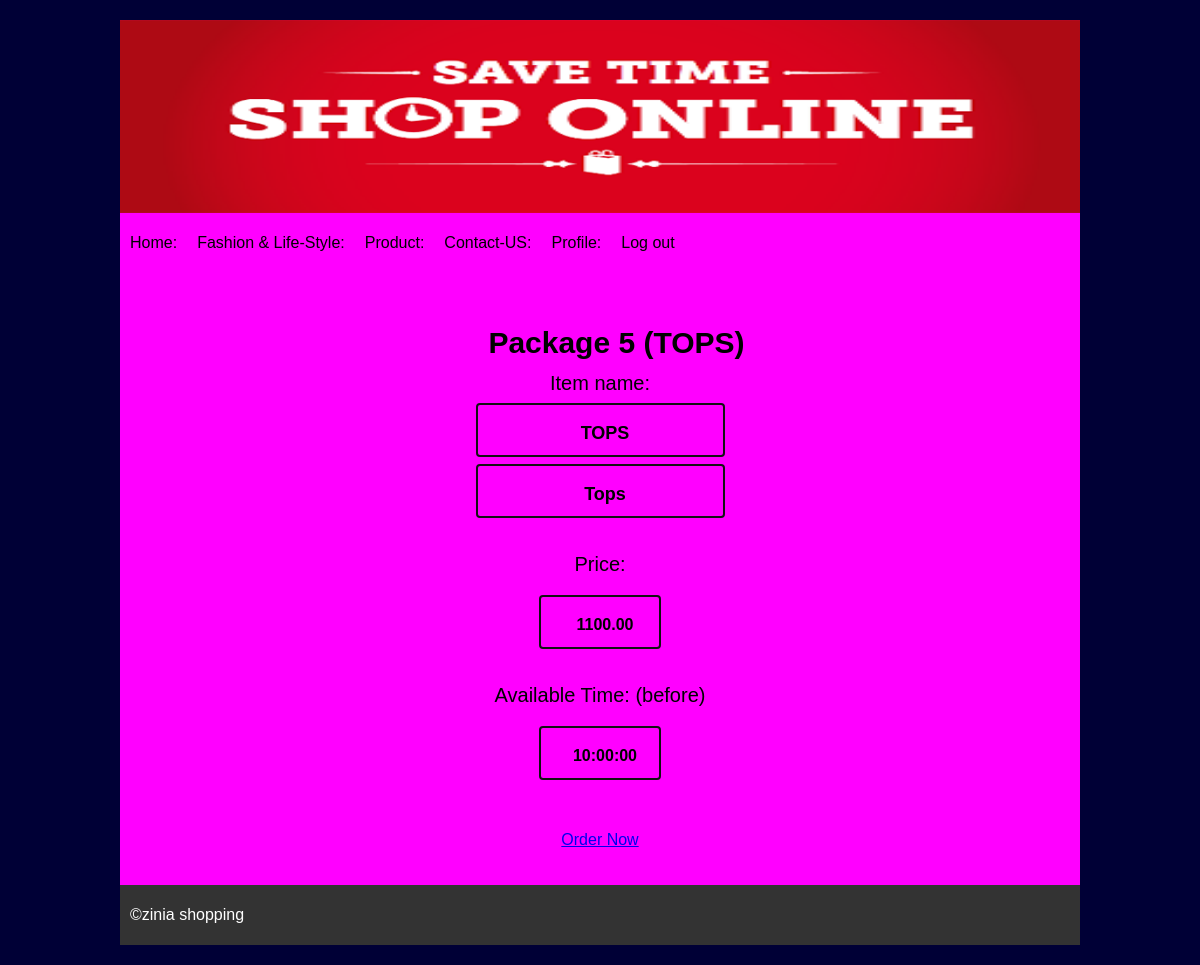
The app's page /user/show_package.php?package_id=26&day_name=saturday (signed in) with its own data.
### tables this page shows
CREATE TABLE IF NOT EXISTS `package` (
`package_id` int(11) NOT NULL,
  `package_name` varchar(50) NOT NULL,
  `package_price` double(10,2) NOT NULL,
  `img` varchar(50) NOT NULL,
  `time` time NOT NULL DEFAULT '00:00:00'
);

CREATE TABLE IF NOT EXISTS `item` (
`item_id` int(11) NOT NULL,
  `item_name` varchar(50) NOT NULL,
  `package_id` int(11) NOT NULL
);

### user/show_package.php (the view, shortened to what this page needs)
<?php
if(!isset($_SESSION['sess_user']) || $_SESSION['sess_user']!='user')
{
	header("location:../login.php");
}
else{
?>
<html>
<head>
	<link rel="stylesheet" type="text/css" href="style.css" media="all" />
	<link rel="stylesheet" type="text/css" href="css/bar/bar.css"/>
	<link rel="stylesheet" type="text/css" href="css/dark/dark.css"/>
	<link rel="stylesheet" type="text/css" href="css/default/default.css"/>
	<link rel="stylesheet" type="text/css" href="css/light/light.css"/>
	<link rel="stylesheet" type="text/css" href="css/nivo-slider.css"/>
</head>
<body>
       <div class="main">
		<div class="header">
			<img src="images/shop.jpg" alt="header image can not found"/>
		</div>
			<div class="main-menu">
			<ul>
				<li> <a href="home_user.php">Home:</a> </li>
				<li> <a href="user_package.php">Fashion & Life-Style: </a> </li>
				<li> <a href="ordersystem.php">Product: </a> </li>
				<li> <a href="contact-us.php">Contact-US:</a> </li>
				<li> <a href="user_profile.php">Profile:</a> </li>
				<li> <a href="logout.php">Log out</a> </li>
			</ul>
		</div>
			<div align="center" class="slider">
	<?php
		$package_id=$_GET['package_id'];
	?>
		<div >
			<div >
				<?php
				$query0=mysql_query("SELECT package_name FROM package where package_id='".$package_id."'");
				while($row=mysql_fetch_array($query0))
				{
				?>
				<div >
					<h4  style="padding: 10px 0 0px 33px; text-transform: capitalize;font-size: 30px;"><?php echo $row['package_name'];?></h4>
				</div>
				<?php
				}
				?>
				<div style="padding: 0 50px;">
					<h4 style="display: block; font-size: 20px; font-weight: normal">Item name: </h4>
					<?php
						$query1=mysql_query("SELECT item_name FROM item where package_id='".$package_id."'");
						while($row=mysql_fetch_array($query1))
						{
					?>
						<h4 style="display:block; margin-bottom: 7px;width: 235px;height: 42px;padding-left: 10px;font-size:18px; text-transform: capitalize; border:2px solid #111; border-radius: 4px;padding-top: 8px;"><?php echo $row['item_name'];?></h4>
					<?php
						}
					?>
					<?php
					 $query2=mysql_query("SELECT package_price FROM package where package_id='".$package_id."'");
					while($row=mysql_fetch_array($query2))
					{
					 ?>
						<h4 style="display: block; font-size: 20px; font-weight: normal;margin-bottom: 11px;margin-top: 26px">Price: </h4>
							<h4 style="border: 2px solid #111; border-radius: 4px; height:42px; padding-left:10px; width: 108px;padding-top:8px;"><?php echo $row['package_price'];?></h4>
					<?php
					}
					?>
					<?php
					$query3=mysql_query("SELECT time FROM package where package_id='".$package_id."'");
					while($row=mysql_fetch_array($query3))
					{
					?>
						<h4 style="display: block; font-size: 20px; font-weight: normal;margin-bottom: 11px;margin-top: 26px">Available Time: (before) </h4>
							<h4 style="border: 2px solid #111; border-radius: 4px; height:42px; padding-left:10px; width: 108px;padding-top:8px;"><?php echo $row['time'];?></h4>
					<?php
					$time=$row['time'];
					}
					?>
					<br>
					<?php
						$date = date('Y/m/d h:m:s a', time());
						$currenttime = date("H:m:s",strtotime($date));
						if($package_id==$package_id)
						{
							if($currenttime > $time && $time!='00:00:00')
							{
								?>
								<p>
								<a  href="#" type="button" onclick="showAlert()" role="button">Order Now</a>
								</p>
								<?php
							}
								?>
							<?php
						}
						else
						{
						?>
						<p>
						<a  href="order.php?package_id=<?php echo $package_id;?>&day_name=<?php echo $day_name;?>"  type="button" role="button">Order Now</a>
					    </p>
						<?php
						}
						?>
				</div>
			</div>
		</div>
			</div>
				<div class="footer">
					<p>&copy;zinia shopping</p>
			</div>
		</div>
</body>
</html>
<?php
}
?>

### user/style.css (style rules this page uses)
* { margin:0;padding:0 }
body { font-family:Arial;font-size:16px;line-height:40px;color:#000;background:url(images/body.jpg)repeat fixed #ddd }
.main { background:magenta;width:960px;margin:20px auto;display:block;overflow:hidden; }
.header img { width:960px;height:193px }
.main-menu { display:block;overflow:hidden;width:960px; }
.main-menu ul li { float:left; }
.main-menu ul { list-style:none }
.main-menu ul li a { display:block;padding:10px;color:#000;text-decoration:none }
.slider { display:block;overflow:hidden }
.footer { background:#333;color:#fff;margin-top:25px;padding:10px }

### records on screen
package: package_name "Package 5 (TOPS)", package_price "1100.00", time "10:00:00"
item: item_name "TOPS"
item: item_name "Tops"
